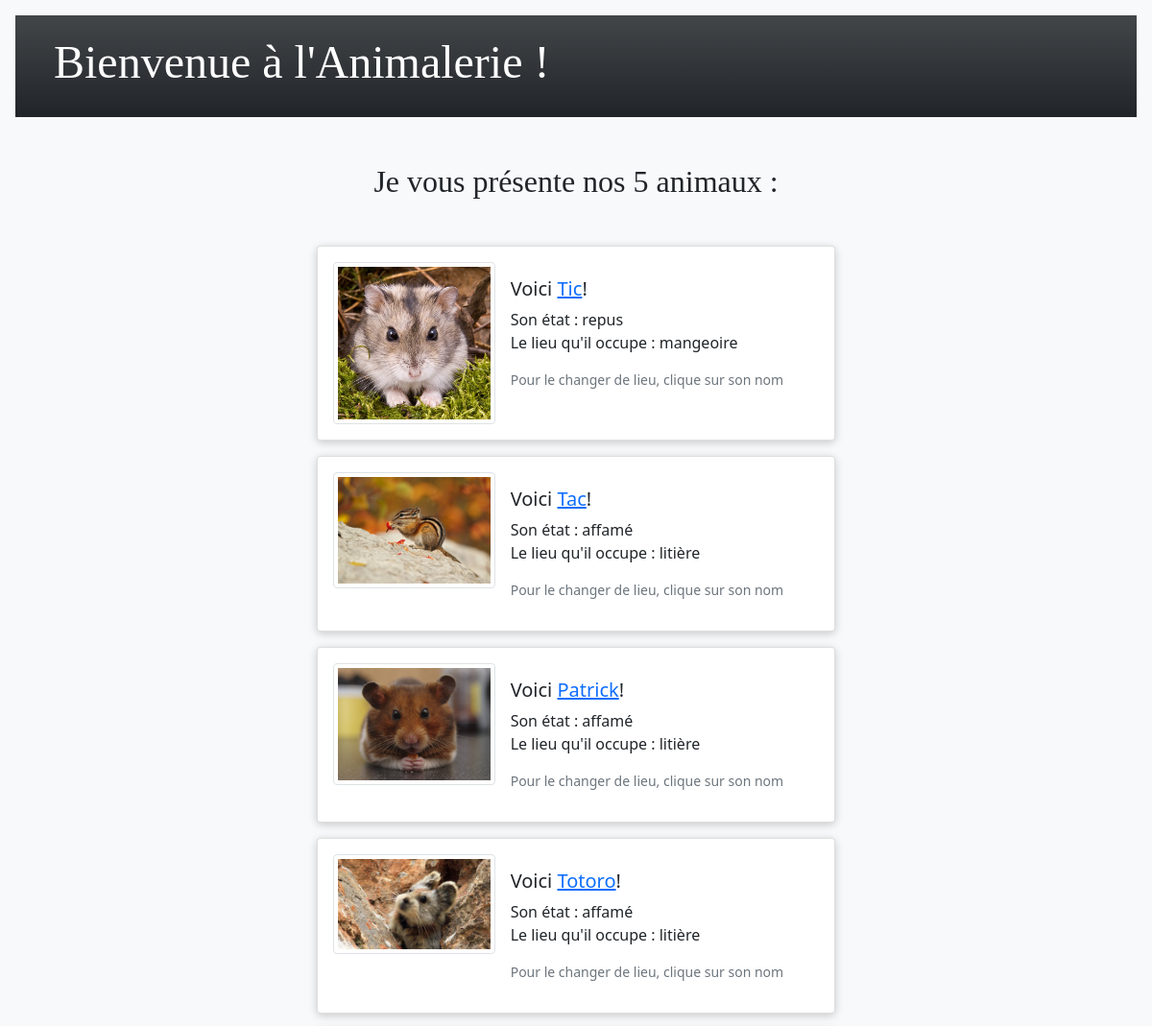
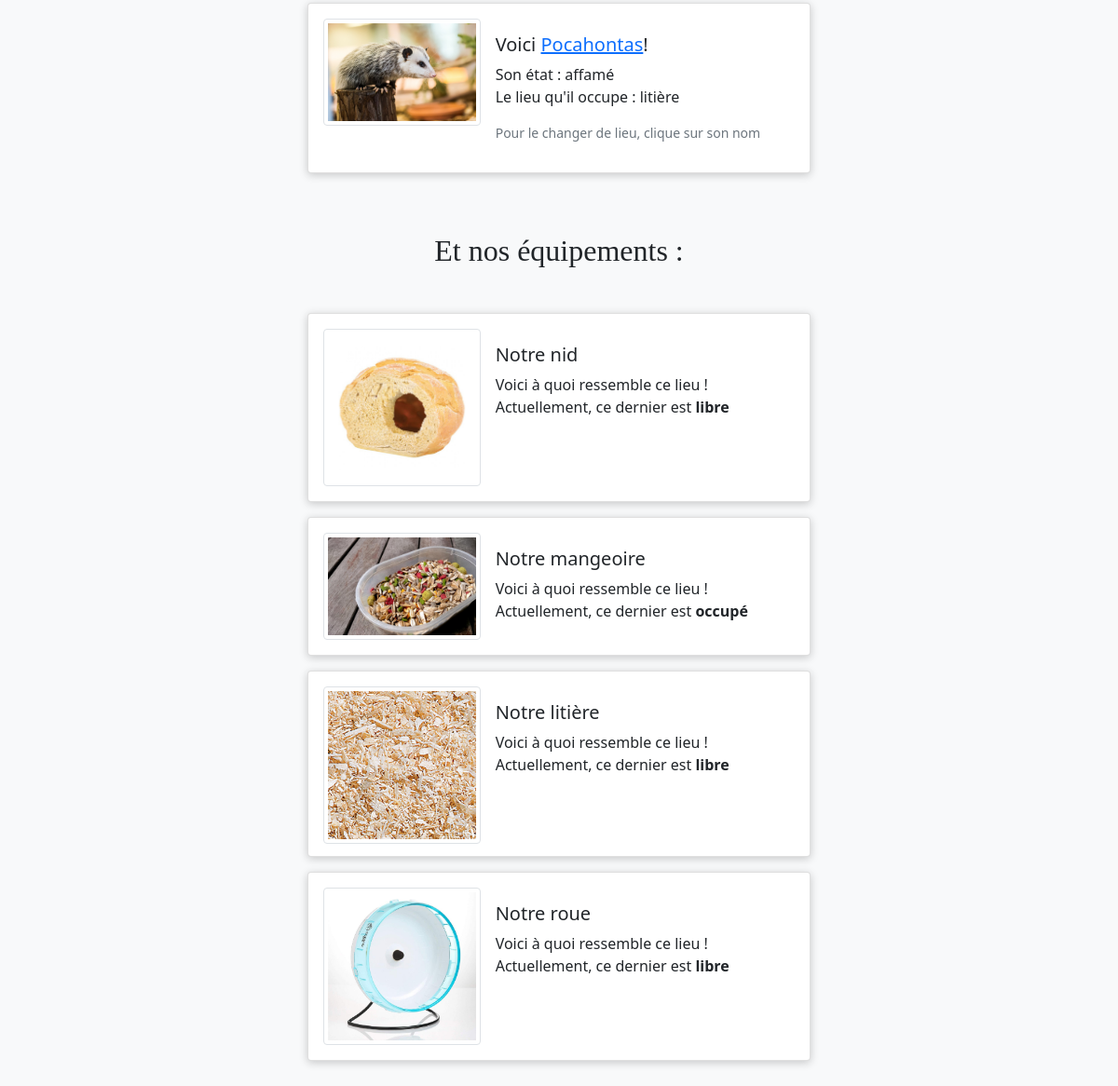
The page / on the database its author committed (2 pictures, top to bottom).
### animalerie/models.py (models this page shows, shortened)
class Animal(models.Model):
    id_animal = models.CharField(max_length=100, primary_key=True)
    etat = models.CharField(max_length=20)
    type = models.CharField(max_length=20)
    race = models.CharField(max_length=20)
    photo = models.ImageField(blank=True)
    lieu = models.ForeignKey(Equipement, on_delete=models.CASCADE)

class Equipement(models.Model):
    id_equip = models.CharField(max_length=100, primary_key=True)
    disponibilite = models.CharField(max_length=20)
    photo = models.ImageField(blank=True)
    def __str__(self):
        return self.id_equip

### animalerie/views.py (the view)
# urls.py: path('', views.animal_list, name='animal_list'),
def animal_list(request):
    animals = Animal.objects.all()
    equipements = Equipement.objects.all()
    return render(request, 'animalerie/animal_list.html', {'animals': animals,'equipements': equipements})

### animalerie/templates/animalerie/animal_list.html (shortened to what this page needs)
{% extends 'animalerie/base.html' %}
{% load static %}
{% block content %}
<h2 class='text-center header' >Je vous présente nos 5 animaux :</h2>
          {% for animal in animals %}
          <div class="card mb-3 p-3 mt-3 mx-auto container" style="max-width: 540px;">
            <div class="row g-0">
              <div class="col-md-4">
                <img src="/static/css/photos/{{animal.photo}}" class="img-thumbnail" alt="">
              </div>
              <div class="col-md-8">
                <div class="card-body">
                  <h5 class="card-title"> Voici <a href="{% url 'animal_detail' id_animal=animal.id_animal %}">{{ animal.id_animal }}</a>!</h5>
                  <p class="card-text">Son état : {{animal.etat}}</br>
                    Le lieu qu'il occupe : {{animal.lieu}}</p>
                  <p class="card-text"><small class="text-muted">Pour le changer de lieu, clique sur son nom</small></p>
                </div>
              </div>
            </div>
          </div>
          {% endfor %}
<h2 class='text-center header' >Et nos équipements :</h2>
          {% for equipement in equipements %}
          <div class="card mb-3 p-3 mt-3 mx-auto container" style="max-width: 540px;">
            <div class="row g-0">
              <div class="col-md-4">
                <img src="/static/css/photos/{{equipement.photo}}" class="img-thumbnail" alt="">
              </div>
              <div class="col-md-8">
                <div class="card-body">
                  <h5 class="card-title"> Notre {{ equipement.id_equip }}</h5>
                  <p class="card-text">Voici à quoi ressemble ce lieu ! </br>
                    Actuellement, ce dernier est <strong>{{equipement.disponibilite}}</strong></p>
                </div>
              </div>
            </div>
          </div>
          {% endfor %}
{% endblock %}

### animalerie/templates/animalerie/base.html (shortened to what this page needs)
{% load static %}
<html>
    <head>
        <link rel="stylesheet" href="{% static 'css/animalerie.css' %}">
        <link href="https://cdn.jsdelivr.net/npm/bootstrap@5.1.1/dist/css/bootstrap.min.css" rel="stylesheet">
    </head>
    <body>
        <div class="p-3 mb-2 bg-light text-dark">
            <div class="page-header bg-dark bg-gradient">
                <h1><a href="/">Bienvenue à l'Animalerie !</a></h1>
            </div>
                    {% block content %}
                    {% endblock %}
        </div>
    </body>

### animalerie/static/css/animalerie.css (style rules this page uses)
.page-header { background-color: #007bc2; margin-top: 0; padding: 20px 20px 20px 40px; }
.page-header h1, .page-header h1 a, .page-header h1 a:visited, .page-header h1 a:active { color: #ffffff; font-size: 36pt; text-decoration: none; }
h1, h2, h3, h4 { font-family: 'Lobster', cursive; }
.card { display: flex; flex-direction: row; flex-wrap: wrap; max-width: 78%; margin: 20px auto; background: #fff; min-height: 50px; box-shadow: 0 2px 10px rgb(0 0 0 / 20%); margin-bottom: 30px; -webkit-border-radius: 2px; -moz-border-radius: 2px; -ms-border-radius: 2px; border-radius: 2px; }

### rows shown on the page
Animal: photo (picture), id_animal "Tic", etat "repus", lieu "mangeoire"
Animal: photo (picture), id_animal "Tac", etat "affamé", lieu "litière"
Animal: photo (picture), id_animal "Patrick", etat "affamé", lieu "litière"
Animal: photo (picture), id_animal "Totoro", etat "affamé", lieu "litière"
Animal: photo (picture), id_animal "Pocahontas", etat "affamé", lieu "litière"
Equipement: photo (picture), id_equip "nid", disponibilite "libre"
Equipement: photo (picture), id_equip "mangeoire", disponibilite "occupé"
Equipement: photo (picture), id_equip "litière", disponibilite "libre"
Equipement: photo (picture), id_equip "roue", disponibilite "libre"
